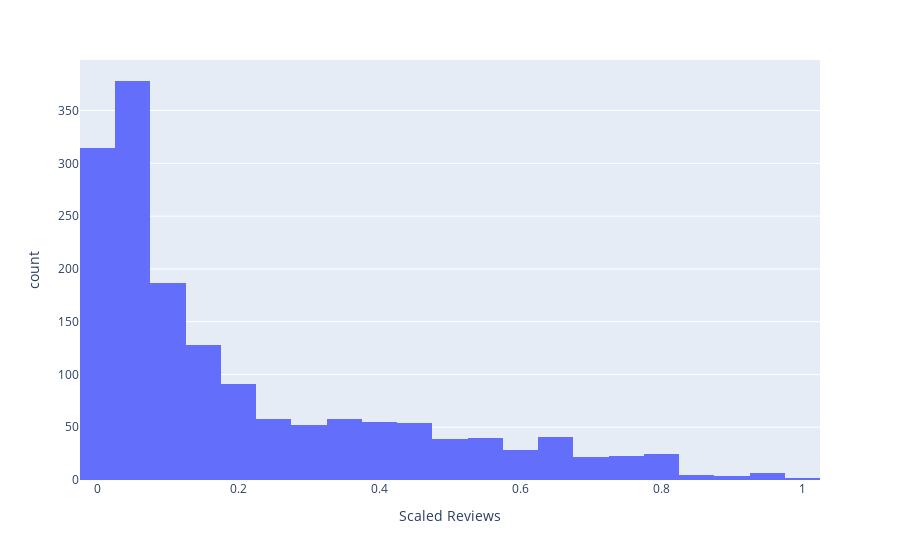

Notebook cell for this chart:
### Code cell
fig2 = px.histogram(rt_df, x="Scaled Reviews")
fig2.show()

### Figure 1 — Plotly figure (JSON) as saved in the notebook; plotly's stock layout.template omitted (floating-point values rounded to 4 significant figures; data arrays with more than 128 entries replaced by an {"elided": "..."} marker saying what was removed)
{"data": [{"alignmentgroup": "True", "bingroup": "x", "hovertemplate": "Scaled Reviews=%{x}<br>count=%{y}<extra></extra>", "legendgroup": "", "marker": {"color": "#636efa", "pattern": {"shape": ""}}, "name": "", "offsetgroup": "", "orientation": "v", "showlegend": false, "type": "histogram", "x": {"elided": "1612 float values"}, "xaxis": "x", "yaxis": "y"}], "layout": {"barmode": "relative", "legend": {"tracegroupgap": 0}, "margin": {"t": 60}, "xaxis": {"anchor": "y", "domain": [0, 1], "title": {"text": "Scaled Reviews"}}, "yaxis": {"anchor": "x", "domain": [0, 1], "title": {"text": "count"}}}}
